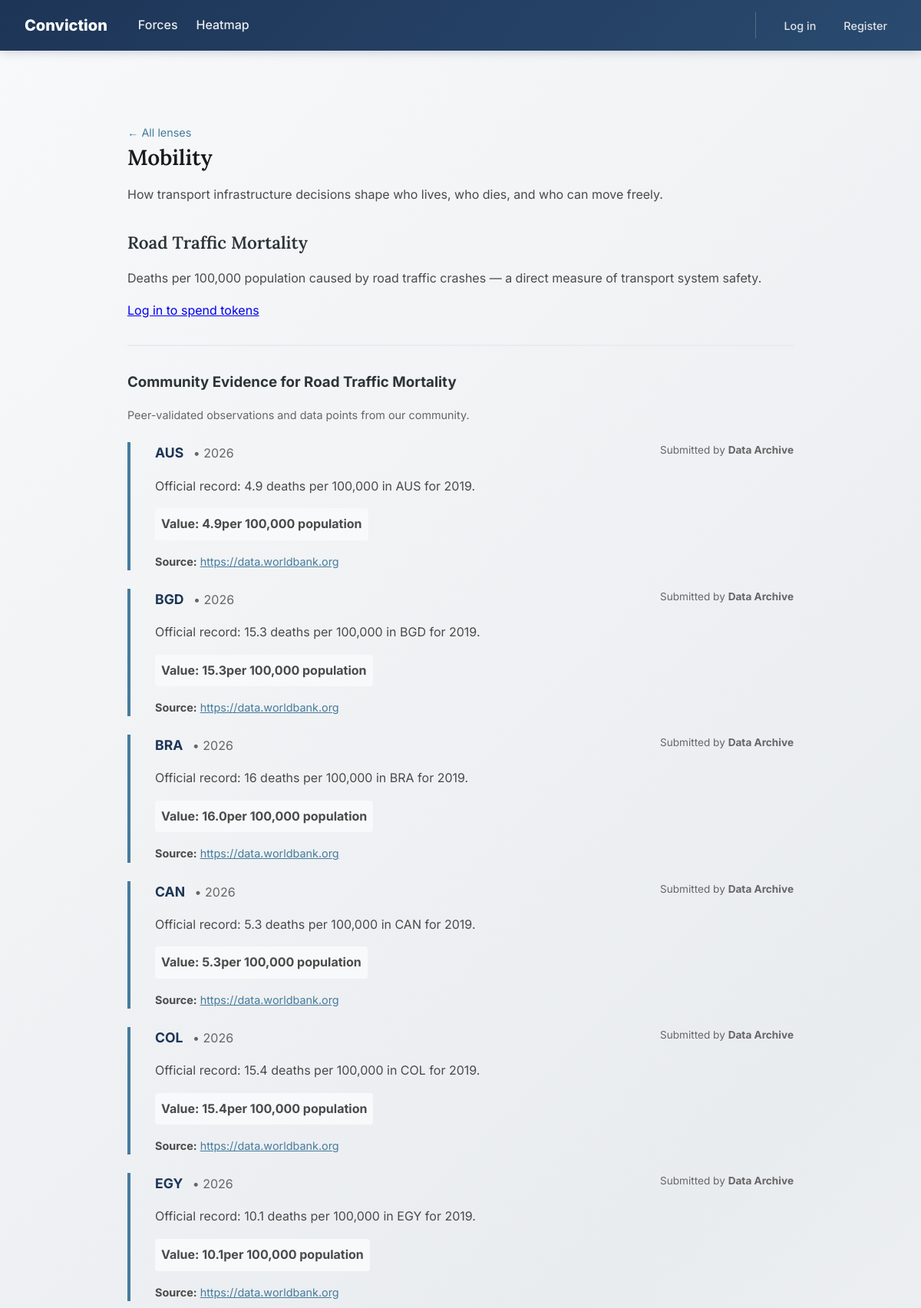
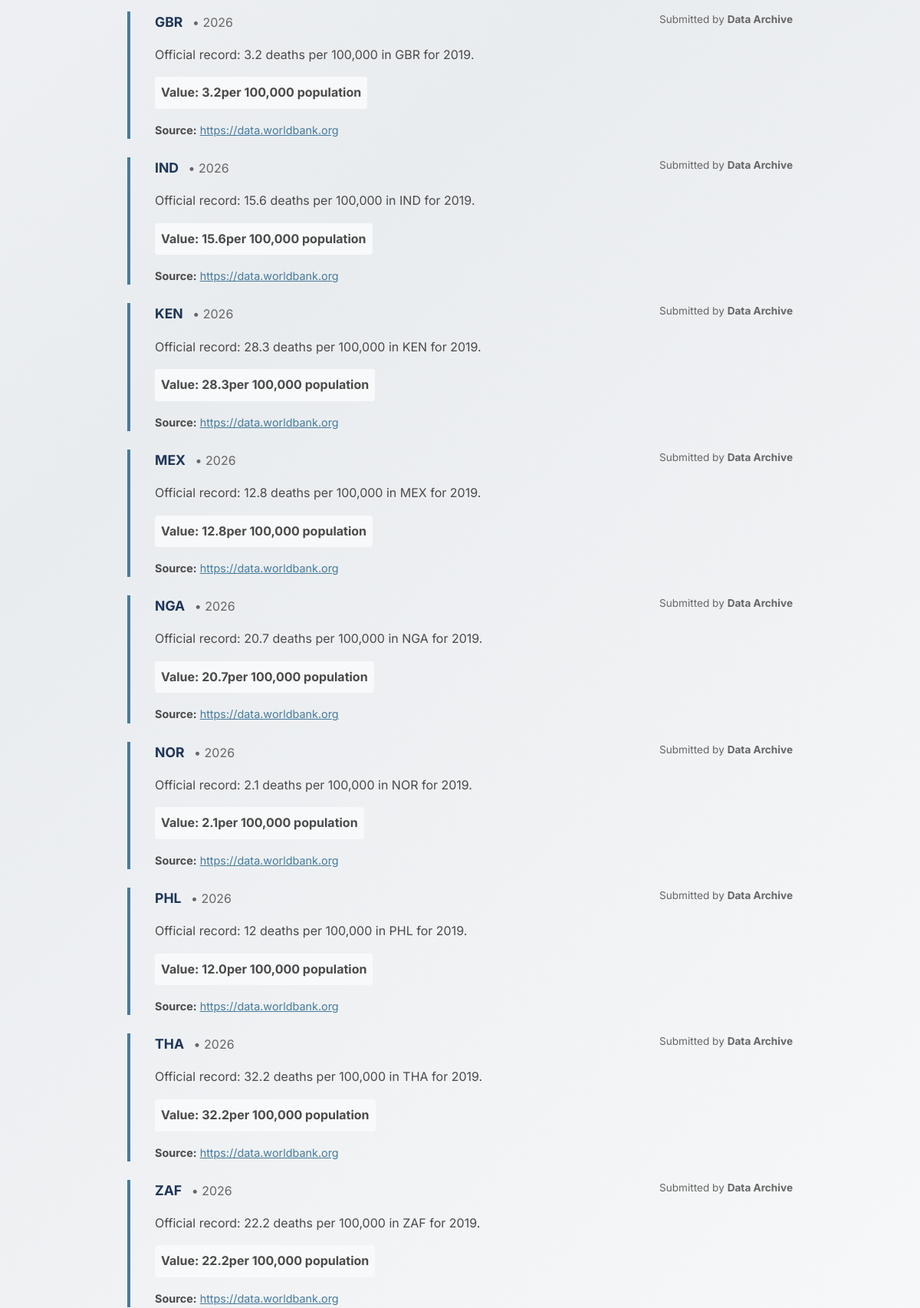
The page /lens/mobility (upper part) on the database its author committed (2 pictures, top to bottom).
### tables this page shows
CREATE TABLE lenses (
    id INTEGER PRIMARY KEY AUTOINCREMENT,
    slug TEXT UNIQUE NOT NULL,
    title TEXT NOT NULL,
    description TEXT,
    created_at TIMESTAMP DEFAULT CURRENT_TIMESTAMP
);

CREATE TABLE indicators (
    id INTEGER PRIMARY KEY AUTOINCREMENT,
    issue_id INTEGER NOT NULL REFERENCES issues(id),
    name TEXT NOT NULL,
    source TEXT,
    unit TEXT,
    UNIQUE(issue_id, name)
);

CREATE TABLE issues (
    id INTEGER PRIMARY KEY AUTOINCREMENT,
    lens_id INTEGER NOT NULL REFERENCES lenses(id),
    slug TEXT UNIQUE NOT NULL,
    title TEXT NOT NULL,
    description TEXT,
    created_at TIMESTAMP DEFAULT CURRENT_TIMESTAMP
);

CREATE TABLE contributions (
    id INTEGER PRIMARY KEY AUTOINCREMENT,
    user_id INTEGER NOT NULL REFERENCES users(id),
    indicator_id INTEGER REFERENCES indicators(id),
    country_code TEXT NOT NULL,
    title TEXT,
    category TEXT,
    value REAL,
    note TEXT,
    source_url TEXT,
    source_excerpt TEXT,
    contribution_type TEXT DEFAULT 'data_point',
    status TEXT DEFAULT 'pending',
    reviewed_at TIMESTAMP,
    created_at TIMESTAMP DEFAULT CURRENT_TIMESTAMP
);

### app.py (the view)
@app.route('/lens/<slug>')
def lens(slug):
    db = get_db()
    lens = models.get_lens_by_slug(db, slug)
    if lens is None:
        return redirect(url_for('index'))
    issues = models.get_issues_with_data(db, lens['id'])
    forces = models.get_forces_for_lens(db, lens['id'])
    approved_contributions = models.get_approved_contributions_for_lens(db, lens['id'])
    print(f"DEBUG: Found {len(approved_contributions)} approved contributions for {lens['title']}")
    return render_template('lens.html', lens=lens, issues=issues, forces=forces, approved_contributions=approved_contributions)

### app.py (called while the page is built)
@app.before_request
def csrf_protect():
    if request.method == 'POST':
        token = session.get('_csrf_token', None)
        if not token or token != request.form.get('_csrf_token'):
            abort(403)

def get_db():
    if 'db' not in g:
        g.db = sqlite3.connect(
            DATABASE,
            detect_types=sqlite3.PARSE_DECLTYPES
        )
        g.db.row_factory = sqlite3.Row
    return g.db

@app.after_request
def add_security_headers(response):
    response.headers['Cache-Control'] = 'no-store, no-cache, must-revalidate, max-age=0'
    response.headers['Pragma'] = 'no-cache'
    response.headers['Expires'] = '0'
    response.headers['Surrogate-Control'] = 'no-store'
    return response

### models.py (called while the page is built)
def get_approved_contributions_for_lens(db, lens_id):
    return db.execute(
        '''
        SELECT
            c.*,
            u.username,
            i.title AS issue_title,
            ind.name AS indicator_name
        FROM contributions c
        JOIN users u ON c.user_id = u.id
        JOIN contribution_lens_links cll ON cll.contribution_id = c.id
        JOIN issues i ON i.id = cll.issue_id
        LEFT JOIN indicators ind ON ind.id = c.indicator_id
        WHERE c.status = 'approved'
          AND i.lens_id = ?
        ORDER BY c.created_at DESC
        ''',
        (lens_id,)
    ).fetchall()

def get_forces_for_lens(db, lens_id):
    rows = db.execute(
        '''
        SELECT DISTINCT f.id, f.slug, f.title, f.category, fil.issue_id
        FROM forces f
        JOIN force_issue_links fil ON fil.force_id = f.id
        JOIN issues i ON fil.issue_id = i.id
        WHERE i.lens_id = ?
        ''',
        (lens_id,)
    ).fetchall()
    return [dict(r) for r in rows]

def get_lens_by_slug(db, slug):
    return db.execute(
        'SELECT * FROM lenses WHERE slug = ?', (slug,)
    ).fetchone()

### templates/lens.html (shortened to what this page needs)
{% extends 'layout.html' %}
{% block content %}
<div class="lens-container">
    <div style="margin-top: 3rem;">
        <a href="{{ url_for('index') }}" style="font-size: 0.9rem; color: #457b9d; text-decoration: none;">&larr; All lenses</a>
    </div>
    <h1>{{ lens.title }}</h1>
    <p>{{ lens.description }}</p>
    {% for issue in issues %}
    <div class="issue" style="padding-bottom: 3rem; margin-bottom: 3rem; border-bottom: 2px solid #e9ecef;">
        <h2>{{ issue.title }}</h2>
        <p>{{ issue.description }}</p>
        {% if session.user_id %}
        <form method="POST" action="{{ url_for('spend') }}">
            <input type="hidden" name="_csrf_token" value="{{ csrf_token() }}">
            <input type="hidden" name="issue_id" value="{{ issue.issue_id }}">
            <input type="hidden" name="lens_slug" value="{{ lens.slug }}">
            <button type="submit" name="vote" value="reject" style="background-color: #f8f9fa; color: #457b9d; border: 1px solid #457b9d; padding: 0.4rem 0.8rem; border-radius: 6px; font-size: 0.85rem; font-weight: 500; cursor: pointer; transition: all 0.2s;">
                Spend token
            </button>
        </form>
        {% else %}
        <a href="{{ url_for('login') }}">Log in to spend tokens</a>
        {% endif %}
        {% if issue.community_contributions %}
        <div class="community-section" style="margin-top: 2rem; padding-top: 2rem; border-top: 2px solid #e9ecef;">
            <h3 style="margin-bottom: 1rem; color: #2d3436;">Community Evidence for {{ issue.title }}</h3>
            <p style="color: #666; font-size: 0.9rem; margin-bottom: 1.5rem;">
                Peer-validated observations and data points from our community.
            </p>
            {% for c in issue.community_contributions %}
            <div class="validate-card" style="margin-bottom: 1.5rem; border-left: 4px solid #457b9d; padding-left: 2rem;">
                <div style="display: flex; justify-content: space-between; align-items: start; margin-bottom: 1rem;">
                    <div>
                        <strong style="font-size: 1.1rem; color: #1d3557;">{{ c.country }}</strong>
                        <span style="color: #666; margin-left: 0.5rem;">• {{ c.year }}</span>
                    </div>
                    <span style="font-size: 0.85rem; color: #666;">
                        Submitted by <strong>{{ c.username }}</strong>
                    </span>
                </div>
                {% if c.note %}
                    <p style="margin-bottom: 1rem; line-height: 1.6;">{{ c.note }}</p>
                {% endif %}
                {% if c.value %}
                    <p style="margin-bottom: 1rem; font-weight: bold; background: #f8f9fa; padding: 0.5rem; border-radius: 4px; display: inline-block;">
                        Value: {{ c.value|round(1) }}{{ issue.unit }}
                    </p>
                {% endif %}
                {% if c.source_url %}
                    <p style="margin-bottom: 1rem; font-size: 0.9rem;">
                        <strong>Source:</strong>
                        <a href="{{ c.source_url }}" target="_blank" rel="noopener noreferrer" style="color: #457b9d;">
                            {{ c.source_url }}
                        </a>
                    </p>
                {% endif %}
            </div>
            {% endfor %}
        </div>
        {% endif %}
    </div>
    {% endfor %}
</div>
{% endblock %}

### static/css/styles.css (style rules this page uses)
*, *::before, *::after { box-sizing: border-box; margin: 0; padding: 0; }
body { font-family: 'Inter', system-ui, sans-serif; line-height: 1.6; padding: 1rem; padding-top: 5rem; min-height: 100vh; display: flex; flex-direction: column; color: #4a4a4a; background: linear-gradient(135deg, #f8f9fa 0%, #e9ecef 50%, #f8f9fa 100%); background-attachment: fixed; }
h1 { font-family: 'Lora', serif; font-size: 1.75rem; font-weight: 600; line-height: 1.4; margin-bottom: 1rem; color: #1a1a1a; }
h2 { font-family: 'Lora', serif; font-size: 1.4rem; font-weight: 600; margin-top: 2rem; margin-bottom: 1rem; color: #2d3436; }
p { margin-bottom: 1rem; }

### rows shown on the page
lenses: title "Mobility", description "How transport infrastructure decisions shape who lives, who dies, and who can move freely."
indicators: title "Road Traffic Mortality", description "Deaths per 100,000 population caused by road traffic crashes — a direct measure of transport system safety.", unit "per 100,000 population"
contributions: country "AUS", year "2026", username "Data Archive", note "Official record: 4.9 deaths per 100,000 in AUS for 2019.", value "4.9", source_url "https://data.worldbank.org"
contributions: country "BGD", year "2026", username "Data Archive", note "Official record: 15.3 deaths per 100,000 in BGD for 2019.", value "15.3", source_url "https://data.worldbank.org"
contributions: country "BRA", year "2026", username "Data Archive", note "Official record: 16 deaths per 100,000 in BRA for 2019.", value "16.0", source_url "https://data.worldbank.org"
contributions: country "CAN", year "2026", username "Data Archive", note "Official record: 5.3 deaths per 100,000 in CAN for 2019.", value "5.3", source_url "https://data.worldbank.org"
contributions: country "COL", year "2026", username "Data Archive", note "Official record: 15.4 deaths per 100,000 in COL for 2019.", value "15.4", source_url "https://data.worldbank.org"
contributions: country "EGY", year "2026", username "Data Archive", note "Official record: 10.1 deaths per 100,000 in EGY for 2019.", value "10.1", source_url "https://data.worldbank.org"
contributions: country "GBR", year "2026", username "Data Archive", note "Official record: 3.2 deaths per 100,000 in GBR for 2019.", value "3.2", source_url "https://data.worldbank.org"
contributions: country "IND", year "2026", username "Data Archive", note "Official record: 15.6 deaths per 100,000 in IND for 2019.", value "15.6", source_url "https://data.worldbank.org"
contributions: country "KEN", year "2026", username "Data Archive", note "Official record: 28.3 deaths per 100,000 in KEN for 2019.", value "28.3", source_url "https://data.worldbank.org"
contributions: country "MEX", year "2026", username "Data Archive", note "Official record: 12.8 deaths per 100,000 in MEX for 2019.", value "12.8", source_url "https://data.worldbank.org"
contributions: country "NGA", year "2026", username "Data Archive", note "Official record: 20.7 deaths per 100,000 in NGA for 2019.", value "20.7", source_url "https://data.worldbank.org"
contributions: country "NOR", year "2026", username "Data Archive", note "Official record: 2.1 deaths per 100,000 in NOR for 2019.", value "2.1", source_url "https://data.worldbank.org"
contributions: country "PHL", year "2026", username "Data Archive", note "Official record: 12 deaths per 100,000 in PHL for 2019.", value "12.0", source_url "https://data.worldbank.org"
contributions: country "THA", year "2026", username "Data Archive", note "Official record: 32.2 deaths per 100,000 in THA for 2019.", value "32.2", source_url "https://data.worldbank.org"
contributions: country "ZAF", year "2026", username "Data Archive", note "Official record: 22.2 deaths per 100,000 in ZAF for 2019.", value "22.2", source_url "https://data.worldbank.org"
